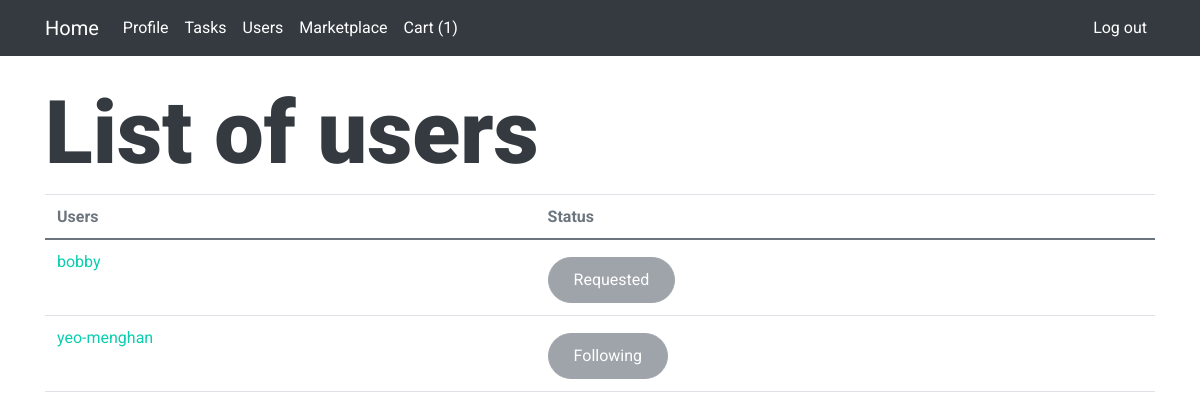
Before: /main/users/ (signed in) with the older database file.
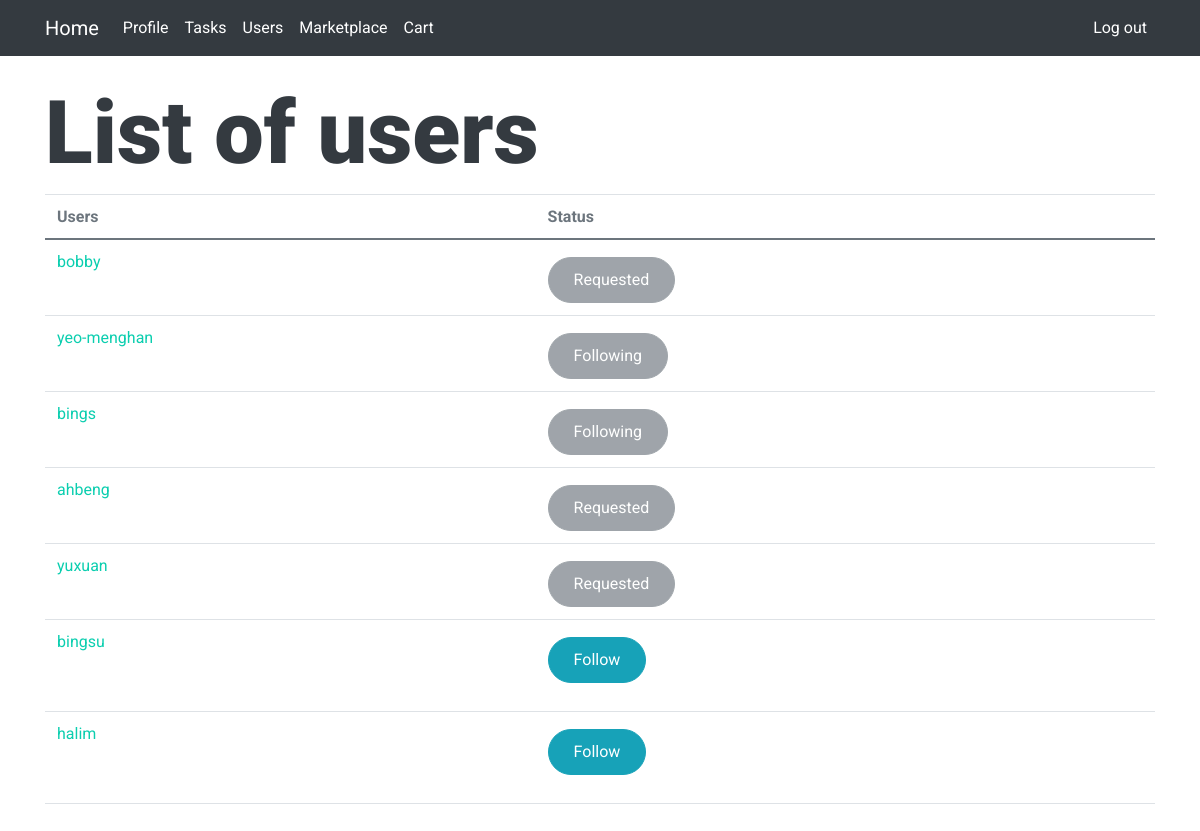
After: the same page with the newer database file.
### main/models.py (models this page shows, shortened)
class CustomUser(models.Model):
    user = models.OneToOneField(User, on_delete=models.CASCADE)
    DEPARTMENT = (
        ('Operations', 'Operations'),
        ('Infocomm technology', 'Infocomm technology'),
        ('Engineering', 'Engineering'),
        ('Corportate', 'Corporate')
    )
    email = models.EmailField(unique=True)
    department = models.CharField(max_length=100, choices=DEPARTMENT)
    description = models.TextField("Description", max_length=600, default='', blank=True)
    points = models.IntegerField(default=0)
    tasks = models.ManyToManyField(Task, blank=True, related_name='users')
    birthday = models.DateField()

### main/views.py (the view)
# urls.py: path('users/', views.users, name='users'),
@login_required(login_url='/main/login')
def users(request):
    current_user = CustomUser.objects.get(user=request.user)
    other_users = CustomUser.objects.all().exclude(pk=current_user.pk)
    requested = []
    following = []
    for user in other_users:
        if Follow.objects.filter(follower = current_user, following = user):
            following.append(user)
        elif Request.objects.filter(requestor=current_user, requested=user):
            requested.append(user)
    return render(request, 'main/users.html', {
        "user_list": other_users,
        "following": following,
        "requested": requested,
    })

### main/context_processor.py (called while the page is built)
def cart_count(request):
    try:
        current_user = CustomUser.objects.get(user=request.user)
        cart_count = Cart.objects.filter(user=current_user).count()
        return {
            'cart_count' : cart_count
        }
    except TypeError:
        return []

### main/templates/main/users.html (shortened to what this page needs)
{% extends "main/layout.html" %}
{% block body %}
    <div class="container">
        <div class = "scrollable_long">
        <h1 class="display-2">List of users</h1>
        <table class="table">
          <thead>
            <tr>
              <th scope="col">Users</th>
              <th scope="col">Status</th>
            </tr>
          </thead>
          <tbody>
            {% for user in user_list %}
            <tr>
              <td scope="row">
                <a href="{% url 'main:user_profile' user.id %}">{{ user.user.username }}</a>
              <td>
                {% if user in following %}
                <button disabled class="btn btn-secondary">Following</button>
                {% elif user in requested %}
                    <button disabled class="btn btn-secondary">Requested</button>
                {% else %}
                    <form action="{% url 'main:follow' %}" method="post">
                        <button value='{{ user.id }}' name='user_id' type='submit' class="btn btn-info">Follow</button>
                    </form>
                {% endif %}
              </td>
            </tr>
            {% endfor %}
          </tbody>
        </table>
      </div>
    </div>
{% endblock %}

Changed rows visible on the page:
added CustomUser: user.username "bings", shows "Following"
added CustomUser: user.username "ahbeng", shows "Requested"
added CustomUser: user.username "yuxuan", shows "Requested"
added CustomUser: user.username "bingsu", {{ user.id }} 7 (drawn)
added CustomUser: user.username "halim", {{ user.id }} 8 (drawn)
Other visible differences:
{{ cart_count }}: "1" → (not shown)
